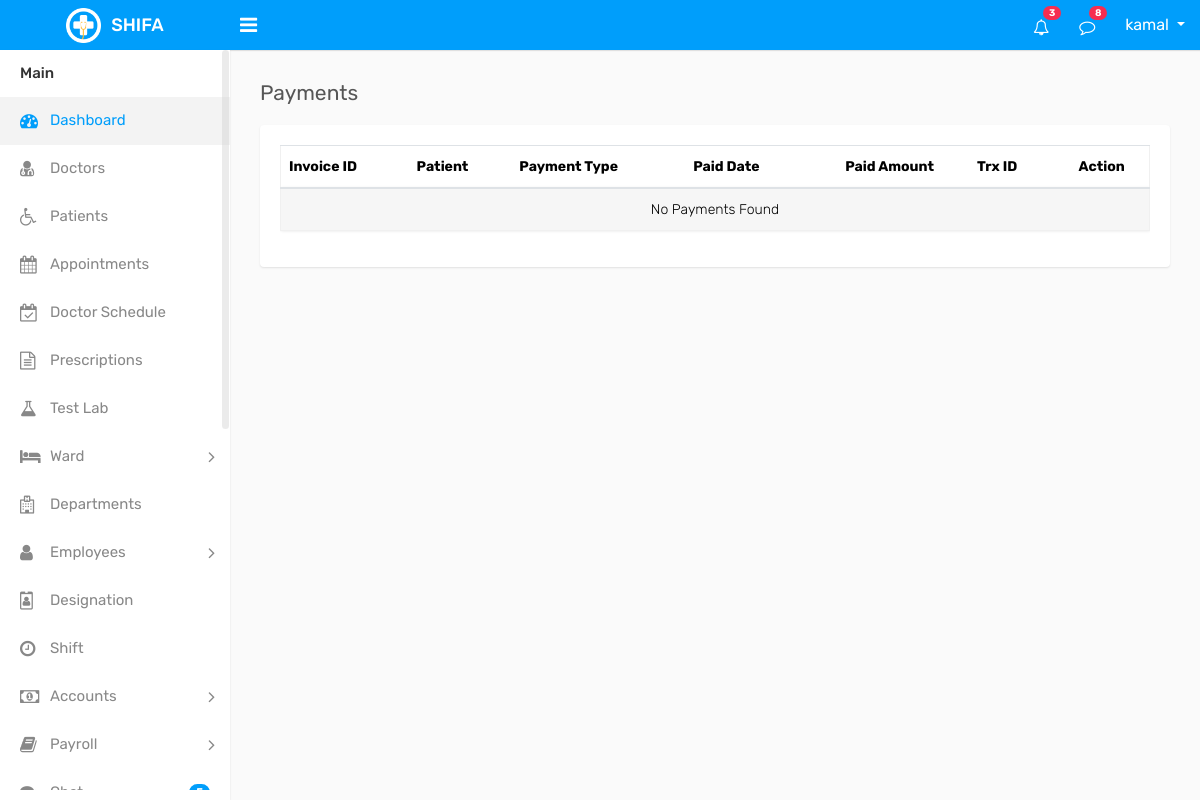
Page /payments/payments_list.php (signed in) on the earlier database version.
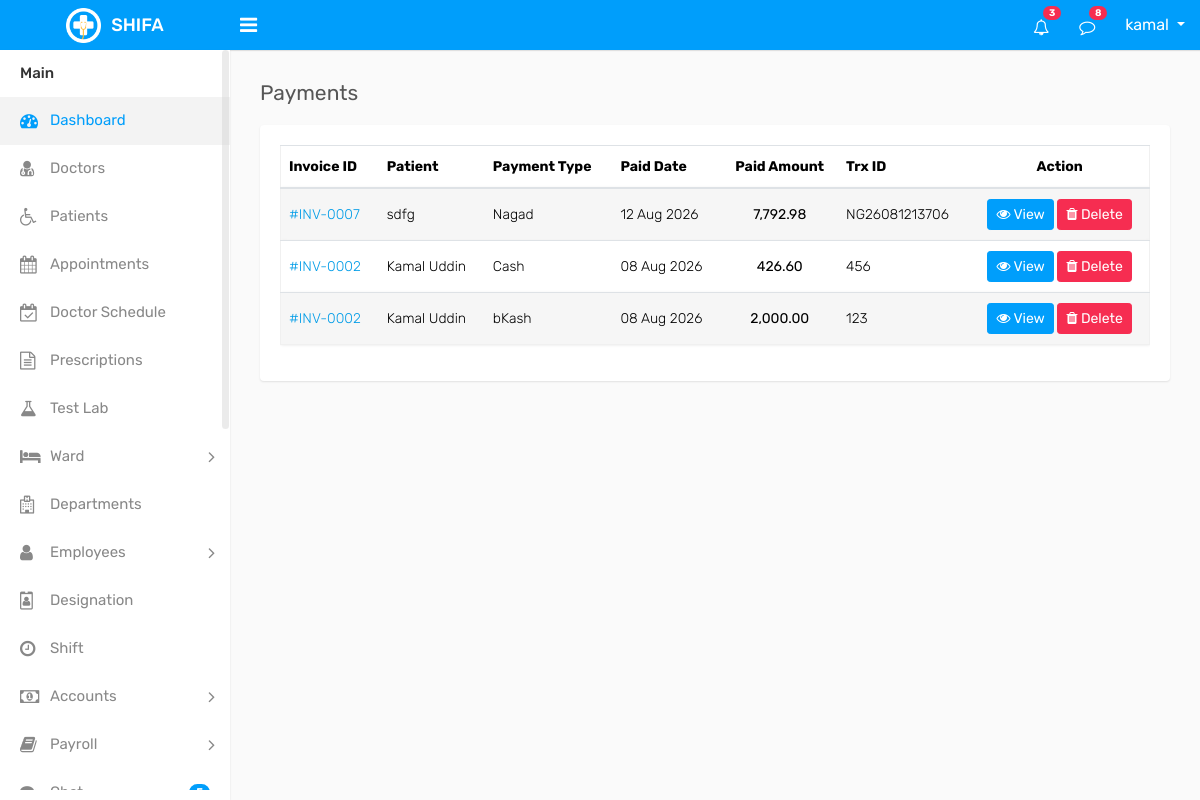
Same page on the later database version.
### tables this page shows
CREATE TABLE `payments` (
  `id` int(11) NOT NULL,
  `invoice_id` int(11) NOT NULL,
  `amount` decimal(10,2) NOT NULL,
  `payment_method` varchar(50) NOT NULL,
  `payment_date` date NOT NULL,
  `transaction_id` varchar(100) DEFAULT NULL,
  `deleted_at` datetime DEFAULT NULL
);

CREATE TABLE `invoices` (
  `id` int(11) NOT NULL,
  `patient_id` int(11) NOT NULL,
  `sub_amount` decimal(10,2) DEFAULT 0.00,
  `discount` decimal(10,2) DEFAULT 0.00,
  `tax` decimal(10,2) DEFAULT 0.00,
  `paid_amount` decimal(10,2) NOT NULL DEFAULT 0.00,
  `due_amount` decimal(10,2) NOT NULL DEFAULT 0.00,
  `payment_status` varchar(50) NOT NULL DEFAULT 'Due',
  `deleted_at` timestamp NULL DEFAULT NULL,
  `invoice_date` date NOT NULL,
  `status` int(11) DEFAULT 1 COMMENT '1=Active, 0=Deleted'
);

CREATE TABLE `patients` (
  `id` int(11) NOT NULL,
  `name` varchar(100) DEFAULT NULL,
  `gender` int(3) DEFAULT NULL COMMENT '1=male,2=female,3=others',
  `age` int(2) DEFAULT NULL,
  `blood_group` int(6) DEFAULT NULL,
  `phone` varchar(20) DEFAULT NULL,
  `email` varchar(100) DEFAULT NULL,
  `address` varchar(200) DEFAULT NULL,
  `discount_percent` decimal(5,2) DEFAULT 0.00,
  `emergency_contact` varchar(20) DEFAULT NULL,
  `created_at` timestamp NOT NULL DEFAULT current_timestamp(),
  `updated_at` timestamp NOT NULL DEFAULT current_timestamp() ON UPDATE current_timestamp(),
  `deleted_at` datetime DEFAULT NULL,
  `created_by` int(11) DEFAULT NULL,
  `updated_by` int(11) DEFAULT NULL
);

### payments/payments_list.php (the view, shortened to what this page needs)
<?php require_once "../component/header.php"; ?>
<?php require_once "../component/sidebar.php"; ?>
<?php $conn = $crud->conn; ?>
<?php
$sql = "SELECT p.*, i.id as invoice_id, pt.name as patient_name
        FROM payments p
        LEFT JOIN invoices i ON p.invoice_id = i.id
        LEFT JOIN patients pt ON i.patient_id = pt.id
        ORDER BY p.payment_date DESC, p.id DESC";
$result = $conn->query($sql);
?>
<div class="page-wrapper">
    <div class="content">
        <div class="row">
            <div class="col-sm-4 col-3">
                <h4 class="page-title">Payments</h4>
            </div>
        </div>
        <div class="row">
            <div class="col-md-12">
                <div class="card-box">
                    <div class="table-responsive">
                        <table class="table table-striped custom-table datatable" style="width:100%">
                            <thead>
                                <tr>
                                    <th>Invoice ID</th>
                                    <th>Patient</th>
                                    <th>Payment Type</th>
                                    <th>Paid Date</th>
                                    <th class="text-center">Paid Amount</th>
                                    <th>Trx ID</th>
                                    <th class="text-center">Action</th>
                                </tr>
                            </thead>
                            <tbody>
                                <?php
                                if($result->num_rows > 0){
                                    while($row = $result->fetch_object()){ ?>
                                    <tr>
                                        <td>
                                            <a href="../invoices/invoice_view.php?id=<?php echo $row->invoice_id; ?>">
                                                #INV-<?php echo str_pad($row->invoice_id, 4, '0', STR_PAD_LEFT); ?>
                                            </a>
                                        </td>
                                        <td><?php echo $row->patient_name; ?></td>
                                        <td><?php echo $row->payment_method; ?></td>
                                        <td><?php echo date('d M Y', strtotime($row->payment_date)); ?></td>
                                        <td class="text-center"><b><?php echo number_format($row->amount, 2); ?></b></td>
                                        <td><?php echo $row->transaction_id; ?></td>
                                        <td class="text-center">
                                            <a href="../invoices/invoice_view.php?id=<?php echo $row->invoice_id; ?>" class="btn btn-info btn-sm">
                                                <i class="fa fa-eye"></i> View
                                            </a>
                                            <a href="payments_list.php?delete=<?php echo $row->id; ?>"
                                               onclick="return confirm('Are you sure to delete this payment?')"
                                               class="btn btn-danger btn-sm">
                                                <i class="fa fa-trash"></i> Delete
                                            </a>
                                        </td>
                                    </tr>
                                <?php }
                                } else {
                                    echo "<tr><td colspan='7' class='text-center'>No Payments Found</td></tr>";
                                }
                                ?>
                            </tbody>
                        </table>
                    </div>
                </div>
            </div>
        </div>
    </div>
</div>
<?php require_once "../component/footer.php" ?>

Differences in the rows shown:
added payments: invoice "0007", patients.name "sdfg", payment_method "Nagad", payment_date "12 Aug 2026", amount "7,792.98", transaction "NG26081213706"
added payments: invoice "0002", patients.name "Kamal Uddin", payment_method "Cash", payment_date "08 Aug 2026", amount "426.60", transaction "456"
added payments: invoice "0002", patients.name "Kamal Uddin", payment_method "bKash", payment_date "08 Aug 2026", amount "2,000.00", transaction "123"
Other differences:
text no longer shown: "No Payments Found"
